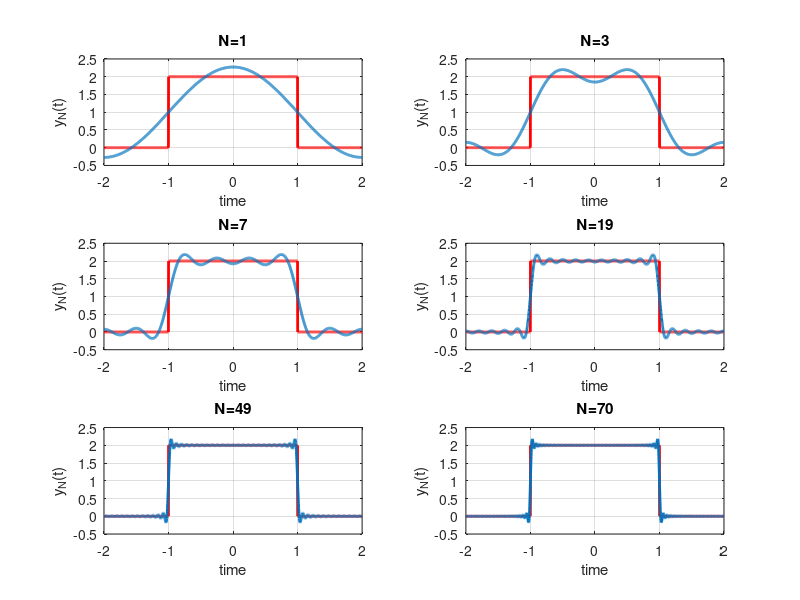

This figure's MATLAB source:
t=linspace(-2,2,2000);
u=linspace(-2,2,2000);
sq=[zeros(1,500),2*ones(1,1000),zeros(1,500)];
K=2;
N=[1,3,7,19,49,70];
for n=1:6;
 an=[];
 for m=1:N(n)
 an=[an,2*K*sin(m*pi/2)/(m*pi)];
 end;
 fN=K/2;
 for m=1:N(n)
 fN=fN+an(m)*cos(m*pi*t/2);
 end;
 nq=int2str(N(n));
 subplot(3,2,n);
 plot(u,sq,'r','LineWidth',2);
 hold on;
 plot(t,fN,'LineWidth',2);
 hold off;
 axis([-2 2 -0.5 2.5]);
 grid;
 xlabel('time');
 ylabel('y_N(t)');
 title(['N=',nq]);
end;
